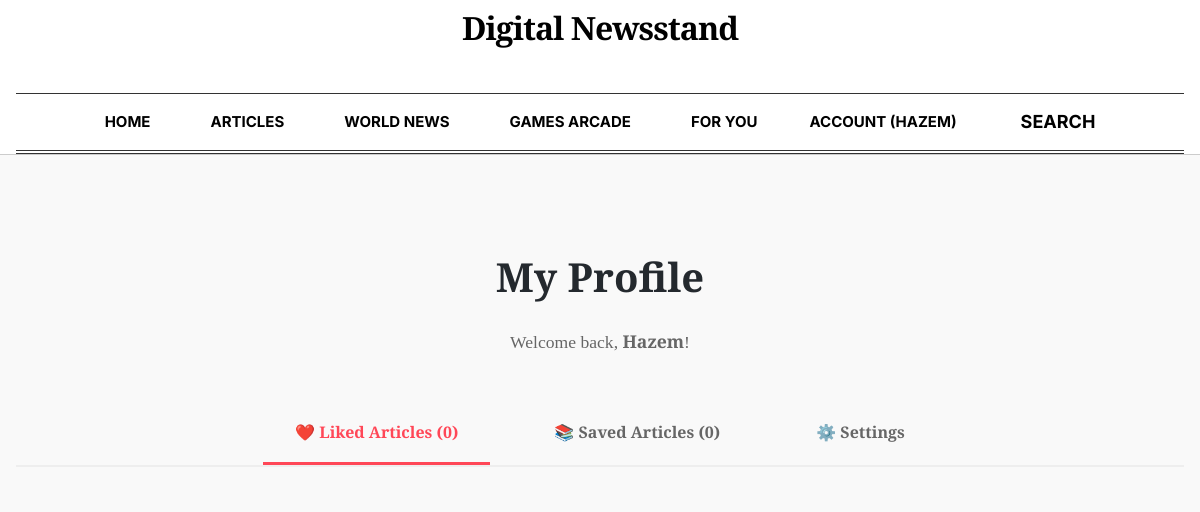
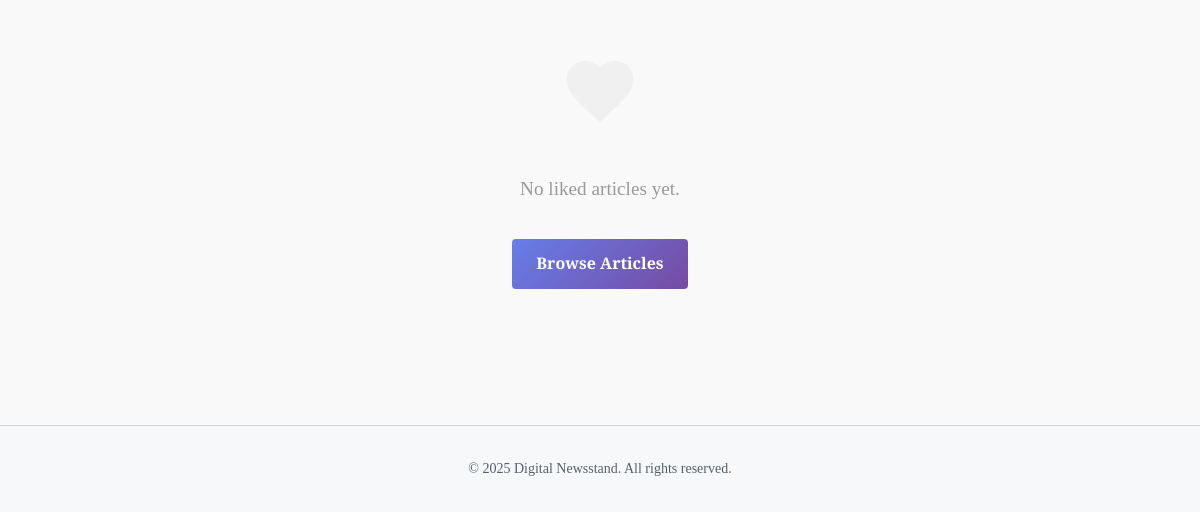
The app's page /index.php?page=profile (signed in), older data (2 pictures, top to bottom).
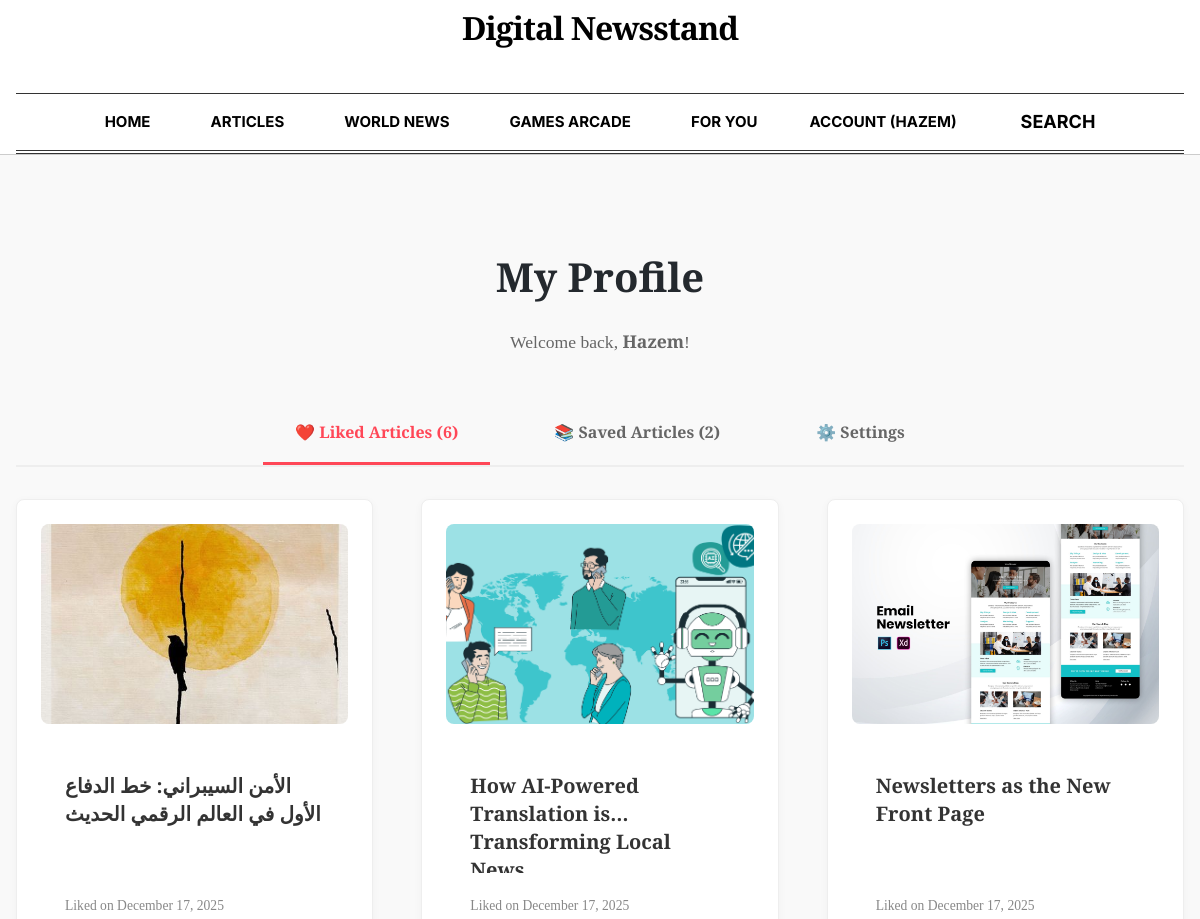
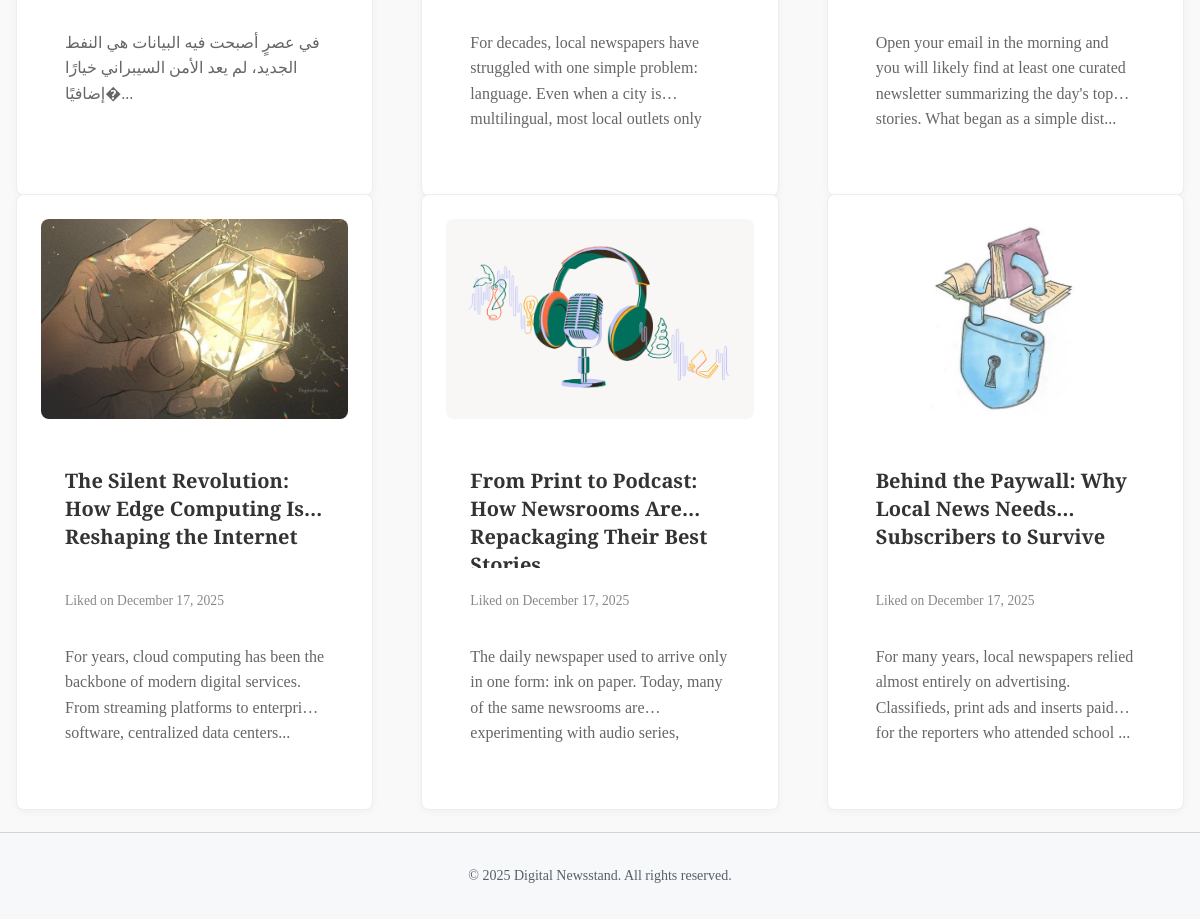
The same page, newer data (2 pictures, top to bottom).
### tables this page shows
CREATE TABLE `users` (
  `id` int NOT NULL AUTO_INCREMENT,
  `username` varchar(50) NOT NULL,
  `email` varchar(100) NOT NULL,
  `password` varchar(255) NOT NULL,
  `created_at` timestamp NULL DEFAULT CURRENT_TIMESTAMP,
  `is_admin` tinyint(1) DEFAULT '0',
  `status` enum('active','suspended') DEFAULT 'active',
  PRIMARY KEY (`id`),
  UNIQUE KEY `username` (`username`),
  UNIQUE KEY `email` (`email`)
);

CREATE TABLE `article_likes` (
  `id` int NOT NULL AUTO_INCREMENT,
  `user_id` int NOT NULL,
  `article_id` int NOT NULL,
  `created_at` timestamp NULL DEFAULT CURRENT_TIMESTAMP,
  PRIMARY KEY (`id`),
  UNIQUE KEY `unique_like` (`user_id`,`article_id`),
  KEY `article_id` (`article_id`),
  CONSTRAINT `article_likes_ibfk_1` FOREIGN KEY (`user_id`) REFERENCES `users` (`id`) ON DELETE CASCADE,
  CONSTRAINT `article_likes_ibfk_2` FOREIGN KEY (`article_id`) REFERENCES `articles` (`id`) ON DELETE CASCADE
);

CREATE TABLE `articles` (
  `id` int NOT NULL AUTO_INCREMENT,
  `title` varchar(255) NOT NULL,
  `content` text NOT NULL,
  `author` varchar(100) DEFAULT NULL,
  `category` varchar(100) DEFAULT NULL,
  `language` varchar(10) DEFAULT 'en',
  `thumbnail` varchar(255) DEFAULT NULL,
  `created_at` timestamp NULL DEFAULT CURRENT_TIMESTAMP,
  `status` enum('draft','published','archived') DEFAULT 'draft',
  `scheduled_at` datetime DEFAULT NULL,
  `is_featured` tinyint(1) DEFAULT '0',
  `visibility` enum('public','subscribed') DEFAULT 'public',
  `tags` text,
  `required_level` int DEFAULT '0',
  `required_plan_id` int DEFAULT NULL,
  PRIMARY KEY (`id`)
);

### src/index.php (called while the page is built, shortened)
<?php
require __DIR__ . '/config/DataBase_Connection.php';
require __DIR__ . '/core/Router.php';
$selectedLang = $_SESSION['lang'] ?? 'en';
$page = $_GET['page'] ?? "";
Router::route($page, $selectedLang);

### src/Models/User.php (called while the page is built, shortened)
<?php
require_once __DIR__ . "/../config/DataBase_Connection.php";
class User {
    private $conn;
    public function __construct() {
        $db = new Database();
        $this->conn = $db->connect();
    }
    public function getUserById($id) {
        $query = "SELECT * FROM users WHERE id = :id LIMIT 1";
        $stmt = $this->conn->prepare($query);
        $stmt->bindParam(':id', $id);
        $stmt->execute();
        return $stmt->fetch(PDO::FETCH_ASSOC);
    }
}

### src/Config/DataBase_Connection.php (called while the page is built, shortened)
<?php
if (!class_exists('Database')) {
class Database {
    private $host = "db";
    private $db_name = "News";
    private $username = "Rain";
    private $password = "Sunny";
    public function __construct() {
        $this->host = getenv('DB_HOST') ?: 'db';
        $this->db_name = getenv('DB_NAME') ?: 'News';
        $this->username = getenv('DB_USER') ?: 'Rain';
        $this->password = getenv('DB_PASS') ?: 'Sunny';
    }
    public function connect() {
        $this->conn = null;
        try {
            $this->conn = new PDO(
                "mysql:host={$this->host};dbname={$this->db_name};charset=utf8",
                $this->username,
                $this->password
            );
            $this->conn->setAttribute(PDO::ATTR_ERRMODE, PDO::ERRMODE_EXCEPTION);
        } catch(PDOException $e) {
            die("Database Connection Error: " . $e->getMessage());
        }
        return $this->conn;
    }
}
}

### src/Models/ArticleInteraction.php (called while the page is built, shortened)
<?php
require_once __DIR__ . "/../Config/DataBase_Connection.php";
class ArticleInteraction {
    private $conn;
    public function __construct() {
        $db = new Database();
        $this->conn = $db->connect();
    }
    public function getLikedArticles($userId) {
        $stmt = $this->conn->prepare("
            SELECT a.*, al.created_at as liked_at
            FROM articles a
            INNER JOIN article_likes al ON a.id = al.article_id
            WHERE al.user_id = ?
            ORDER BY al.created_at DESC
        ");
        $stmt->execute([$userId]);
        return $stmt->fetchAll(PDO::FETCH_ASSOC);
    }
    public function getSavedArticles($userId) {
        $stmt = $this->conn->prepare("
            SELECT a.*, sa.saved_at
            FROM articles a
            INNER JOIN saved_articles sa ON a.id = sa.article_id
            WHERE sa.user_id = ?
            ORDER BY sa.saved_at DESC
        ");
        $stmt->execute([$userId]);
        return $stmt->fetchAll(PDO::FETCH_ASSOC);
    }
}

### src/Views/User/Profile.php (the view, shortened to what this page needs)
<?php
require_once __DIR__ . '/../../Models/User.php';
require_once __DIR__ . '/../../Models/ArticleInteraction.php';
$userModel = new User();
$user = $userModel->getUserById($_SESSION['user_id']);
$interactionModel = new ArticleInteraction();
$likedArticles = $interactionModel->getLikedArticles($_SESSION['user_id']);
$savedArticles = $interactionModel->getSavedArticles($_SESSION['user_id']);
$activeTab = $_GET['tab'] ?? 'liked';
include __DIR__ . '/../Layout/Header.php';
?>
<main class="container" style="max-width: 1200px; padding: 2rem 1rem;">
    <div style="text-align: center; margin-bottom: 3rem;">
        <h1 style="font-family: var(--font-serif); font-size: 2.5rem; margin-bottom: 0.5rem;">
            My Profile
        </h1>
        <p style="color: #666; font-size: 1.1rem;">
            Welcome back, <strong><?= htmlspecialchars($user['username']) ?></strong>!
        </p>
    </div>
    <div style="border-bottom: 2px solid #eee; margin-bottom: 2rem;">
        <div style="display: flex; gap: 2rem; justify-content: center;">
            <a href="?page=profile&tab=liked"
               style="padding: 1rem 2rem; text-decoration: none; font-weight: bold; border-bottom: 3px solid <?= $activeTab === 'liked' ? '#ff4757' : 'transparent' ?>; color: <?= $activeTab === 'liked' ? '#ff4757' : '#666' ?>; transition: all 0.3s;">
                ❤️ Liked Articles (<?= count($likedArticles) ?>)
            </a>
            <a href="?page=profile&tab=saved"
               style="padding: 1rem 2rem; text-decoration: none; font-weight: bold; border-bottom: 3px solid <?= $activeTab === 'saved' ? '#1e90ff' : 'transparent' ?>; color: <?= $activeTab === 'saved' ? '#1e90ff' : '#666' ?>; transition: all 0.3s;">
                📚 Saved Articles (<?= count($savedArticles) ?>)
            </a>
            <a href="?page=profile&tab=settings"
               style="padding: 1rem 2rem; text-decoration: none; font-weight: bold; border-bottom: 3px solid <?= $activeTab === 'settings' ? '#667eea' : 'transparent' ?>; color: <?= $activeTab === 'settings' ? '#667eea' : '#666' ?>; transition: all 0.3s;">
                ⚙️ Settings
            </a>
        </div>
    </div>
    <?php if ($activeTab === 'liked'): ?>
        <div class="articles-grid" style="display: grid; grid-template-columns: repeat(auto-fill, minmax(300px, 1fr)); gap: 3rem;">
            <?php if (!empty($likedArticles)): ?>
                <?php foreach ($likedArticles as $article): ?>
                    <a href="?page=article&id=<?= $article['id'] ?>" style="text-decoration: none; color: inherit;">
                        <div class="article-card" style="border: 1px solid #eee; border-radius: 8px; overflow: hidden; transition: transform 0.3s, box-shadow 0.3s; cursor: pointer; height: 100%; display: flex; flex-direction: column;" onmouseover="this.style.transform='translateY(-5px)'; this.style.boxShadow='0 10px 20px rgba(0,0,0,0.1)'" onmouseout="this.style.transform='translateY(0)'; this.style.boxShadow='none'">
                            <?php if (!empty($article['thumbnail'])): ?>
                                <img src="<?= htmlspecialchars($article['thumbnail']) ?>" alt="Article" style="width: 100%; height: 200px; object-fit: cover; flex-shrink: 0;">
                            <?php else: ?>
                                <div style="width: 100%; height: 200px; background: linear-gradient(135deg, #667eea 0%, #764ba2 100%); flex-shrink: 0;"></div>
                            <?php endif; ?>
                            <div style="padding: 1.5rem; flex: 1; display: flex; flex-direction: column;">
                                <h3 style="font-family: var(--font-serif); font-size: 1.25rem; margin-bottom: 0.5rem; color: #333; overflow: hidden; text-overflow: ellipsis; display: -webkit-box; -webkit-line-clamp: 2; -webkit-box-orient: vertical; line-height: 1.4; height: 3.5rem;">
                                    <?= htmlspecialchars($article['title']) ?>
                                </h3>
                                <p style="color: #888; font-size: 0.85rem; margin-bottom: 1rem;">
                                    Liked on <?= date('F j, Y', strtotime($article['liked_at'])) ?>
                                </p>
                                <p style="color: #666; line-height: 1.6; overflow: hidden; text-overflow: ellipsis; display: -webkit-box; -webkit-line-clamp: 3; -webkit-box-orient: vertical; flex: 1;">
                                    <?= htmlspecialchars(substr($article['content'], 0, 150)) ?>...
                                </p>
                            </div>
                        </div>
                    </a>
                <?php endforeach; ?>
            <?php else: ?>
                <div style="grid-column: 1 / -1; text-align: center; padding: 4rem 2rem;">
                    <svg width="80" height="80" viewBox="0 0 24 24" style="margin-bottom: 1rem; opacity: 0.3;">
                        <path d="M12 21.35l-1.45-1.32C5.4 15.36 2 12.28 2 8.5 2 5.42 4.42 3 7.5 3c1.74 0 3.41.81 4.5 2.09C13.09 3.81 14.76 3 16.5 3 19.58 3 22 5.42 22 8.5c0 3.78-3.4 6.86-8.55 11.54L12 21.35z" fill="#ddd"/>
                    </svg>
                    <p style="color: #999; font-size: 1.2rem;">No liked articles yet.</p>
                    <a href="?page=article" style="display: inline-block; margin-top: 1rem; padding: 0.75rem 1.5rem; background: linear-gradient(135deg, #667eea 0%, #764ba2 100%); color: white; text-decoration: none; border-radius: 4px; font-weight: bold;">
                        Browse Articles
                    </a>
                </div>
            <?php endif; ?>
        </div>
    <?php endif; ?>
</main>
<?php include __DIR__ . '/../Layout/Footer.php'; ?>

### src/Core/Router.php (shortened to what this page needs)
<?php
class Router {
    public static function route(string $page, string $selectedLang = 'en'): void {
        switch (strtolower($page)) {
            case "profile":
                include self::VIEWS_PATH . "User/Profile.php";
                break;
        }
    }
}

### src/Views/Layout/Header.php (shortened to what this page needs)
<?php
$isLoggedIn = isset($_SESSION['user_id']);
$username = $_SESSION['username'] ?? '';
?>
<!DOCTYPE html>
<html lang="en">
<head>
    <link rel="stylesheet" href="../../Assets/CSS/Styles.css">
    <link rel="stylesheet" href="../../Assets/CSS/theme.css">
    <link rel="stylesheet" href="../../Assets/CSS/games.css">
    <link rel="stylesheet" href="../../Assets/CSS/account.css">
</head>
<body class="<?= htmlspecialchars($_GET['page'] ?? 'home', ENT_QUOTES, 'UTF-8') ?>">
    <header class="main-header">
        <div class="container">
            <div class="branding">
                <h1>
                    <a href="index.php?page=Home" style="color: black; text-decoration: none;">Digital Newsstand</a>
                </h1>
                <div style="text-align: center; font-family: var(--font-sans); font-size: 0.8rem; letter-spacing: 1px; margin-top: 5px;">
                </div>
            </div>
            <nav class="nav-links">
                <a href="index.php?page=Home">Home</a>
                <a href="index.php?page=article">Articles</a>
                <a href="index.php?page=news">World News</a>
                <a href="index.php?page=games">Games Arcade</a>
                <a href="index.php?page=for_you">FOR YOU</a>
                <?php if ($isLoggedIn): ?>
                    <div class="dropdown" style="position: relative; display: inline-block;">
                        <a href="#" id="profileToggle">Account (<?= htmlspecialchars($username) ?>)</a>
                    </div>
                <?php else: ?>
                    <a href="index.php?page=Login">Log In</a>
                <?php endif; ?>
                <div class="search-wrapper" style="position: relative; display: inline-block;">
                    <a href="#" class="search-toggle">Search</a>
                </div>
        </div>
    </header>
    <main>

### src/Views/Layout/Footer.php
    </main>
    <footer>
        <p>&copy; <?php echo date('Y'); ?> Digital Newsstand. All rights reserved.</p>
    </footer>
</body>
</html>

### src/Assets/CSS/Styles.css (style rules this page uses)
body { font-family: 'Segoe UI', Roboto, Arial, sans-serif; background-color: #f6f8fa; color: #24292e; margin: 0; padding: 0; }
h1 { font-size: 26px; font-weight: 600; margin-bottom: 28px; text-align: center; color: #24292e; }
header { width: 100%; background: #24292e; color: #ffffff; padding: 16px 24px; display: flex; justify-content: space-between; align-items: flex-start; box-sizing: border-box; position: fixed; top: 0; left: 0; z-index: 999; }
header h1 { margin: 0; font-size: 22px; font-weight: 600; color: #ffffff; }
nav { display: flex; align-items: center; gap: 18px; }
nav a { color: #ffffff; text-decoration: none; font-size: 15px; padding: 6px 10px; border-radius: 6px; transition: background 0.2s, color 0.2s; }
nav a + a { margin-left: 8px; }
.search-toggle { margin-left: 12px; cursor: pointer; padding: 8px 10px; border-radius: 8px; transition: all 0.2s ease; display: flex; align-items: center; justify-content: center; font-size: 18px; line-height: 1; }
main { margin-top: 90px; margin-bottom: 40px; width: 100%; box-sizing: border-box; }
.article-card { background: #ffffff; border: 1px solid #d1d5da; border-radius: 12px; padding: 24px; margin-bottom: 20px; display: flex; align-items: center; gap: 24px; transition: box-shadow 0.2s ease, transform 0.2s ease; box-shadow: 0 2px 8px rgba(0, 0, 0, 0.04); }
.article-card img { border-radius: 8px; object-fit: cover; flex-shrink: 0; }
.article-card h3, .article-card h4 { margin: 0; font-size: 20px; font-weight: 600; color: #24292e; flex: 1; line-height: 1.4; }
footer { background: #f6f8fa; padding: 18px 0; text-align: center; color: #57606a; font-size: 14px; border-top: 1px solid #d1d5da; width: 100%; margin-top: 40px; }

### src/Assets/CSS/theme.css (style rules this page uses)
:root { --font-serif: 'Playfair Display', serif; --font-sans: 'Inter', sans-serif; --font-display: 'Outfit', sans-serif; --bg-paper: #f9f9f9; --bg-white: #ffffff; --text-main: #333333; --text-headline: #000000; --text-muted: #666666; --border-light: #e2e2e2; --border-dark: #333333; --primary: #000000; --accent: #567b95; --game-correct: #6aaa64; --game-present: #c9b458; --game-absent: #787c7e; }
body { background-color: var(--bg-paper); color: var(--text-main); font-family: var(--font-serif); margin: 0; padding: 0; line-height: 1.6; }
a { color: var(--primary); text-decoration: none; }
.container { max-width: 1200px; margin: 0 auto; padding: 0 1rem; }
header.main-header { background: var(--bg-white); padding: 0.75rem 0 0 0; margin-bottom: 0; border-bottom: 1px solid #ccc; position: relative; top: auto; left: auto; width: 100%; z-index: 10; display: block; }
main { margin-top: 0 !important; padding-top: 2rem; }
.branding h1 { font-family: 'Playfair Display', serif; font-size: 2rem; font-weight: 700; text-align: center; letter-spacing: -1px; margin: 0; line-height: 1; }
.nav-links { display: flex; justify-content: center; gap: 2rem; font-family: var(--font-sans); font-size: 0.85rem; font-weight: 700; text-transform: uppercase; margin-top: 1.5rem; padding: 0.6rem 0; border-top: 1px solid #333; border-bottom: 4px double #333; }
.nav-links a { color: #000 !important; text-decoration: none; transition: color 0.2s; }

Row changes from the older to the newer data that the page shows:
added article_likes: article.thumbnail (picture), article.title "الأمن السيبراني: خط الدفاع الأول في العالم الرقمي الحديث", created_at "December 17, 2025", article.content "في عصرٍ أصبحت فيه البيانات هي النفط الجديد، لم يعد الأمن السيبراني خيارًا إضافيًا�"
added article_likes: article.thumbnail (picture), article.title "How AI-Powered Translation is Transforming…", created_at "December 17, 2025", article.content "For decades, local newspapers have struggled with one simple problem: language. Even when a city is multilingual, most local outlets…"
added article_likes: article.thumbnail (picture), article.title "Newsletters as the New Front Page", created_at "December 17, 2025", article.content "Open your email in the morning and you will likely find at least one curated newsletter summarizing the day's top stories. What began as a simple dist"
added article_likes: article.thumbnail (picture), article.title "The Silent Revolution: How Edge Computing Is Reshaping the Internet", created_at "December 17, 2025", article.content "For years, cloud computing has been the backbone of modern digital services. From streaming platforms to enterprise software, centralized data centers"
added article_likes: article.thumbnail (picture), article.title "From Print to Podcast: How Newsrooms Are Repackaging Their…", created_at "December 17, 2025", article.content "The daily newspaper used to arrive only in one form: ink on paper. Today, many of the same newsrooms are experimenting with audio…"
added article_likes: article.thumbnail (picture), article.title "Behind the Paywall: Why Local News Needs Subscribers to Survive", created_at "December 17, 2025", article.content "For many years, local newspapers relied almost entirely on advertising. Classifieds, print ads and inserts paid for the reporters who attended school"
Text that changed along with them:
count($likedArticles): "0" → "6"
count($savedArticles): "0" → "2"
text no longer shown: "No liked articles yet. Browse Articles"
